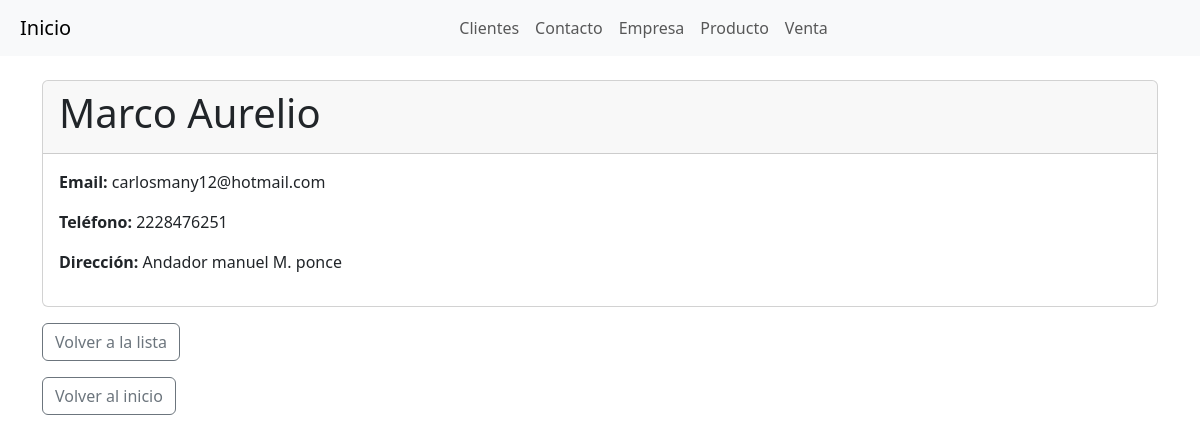
The page /cliente/7/ on the database its author committed.
### myapp/models.py (models this page shows, shortened)
class Cliente(models.Model):
    nombre = models.CharField(max_length=100)
    email = models.EmailField()
    telefono = models.CharField(max_length=15)
    direccion = models.CharField(max_length=255)

### myapp/views.py (the view)
# urls.py: path('cliente/<int:pk>/', views.cliente_detail, name='cliente_detail'),
def cliente_detail(request, pk):
    cliente = get_object_or_404(Cliente, pk=pk)
    return render(request, 'cliente_detail.html', {'cliente': cliente})

### myapp/templates/cliente_detail.html (shortened to what this page needs)
<html>
<head>
    <link href="https://cdn.jsdelivr.net/npm/bootstrap@5.3.3/dist/css/bootstrap.min.css" rel="stylesheet" />
</head>
<body>
    <nav class="navbar navbar-expand-lg navbar-light bg-light">
        <a class="navbar-brand" href="{% url 'admin_dashboard' %}">Inicio</a>
        <div class="collapse navbar-collapse" id="navbarNav">
          <ul class="navbar-nav">
            <li class="nav-item">
              <a class="nav-link" href="{% url 'cliente_list' %}">Clientes</a>
            </li>
            <li class="nav-item">
              <a class="nav-link" href="{% url 'contacto_list' %}">Contacto</a>
            </li>
            <li class="nav-item">
              <a class="nav-link" href="{% url 'empresa_list' %}">Empresa</a>
            </li>
            <li class="nav-item">
              <a class="nav-link" href="{% url 'producto_list' %}">Producto</a>
            </li>
            <li class="nav-item">
              <a class="nav-link" href="{% url 'venta_list' %}">Venta</a>
            </li>
          </ul>
        </div>
      </nav>
    <div class="container mt-4">
      <div class="card">
        <div class="card-header">
          <h1 class="card-title">{{ cliente.nombre }}</h1>
        </div>
        <div class="card-body">
          <p><strong>Email:</strong> {{ cliente.email }}</p>
          <p><strong>Teléfono:</strong> {{ cliente.telefono }}</p>
          <p><strong>Dirección:</strong> {{ cliente.direccion }}</p>
        </div>
      </div>
      <p class="mt-3" ><a class="btn btn-outline-secondary" href="{% url 'cliente_list' %}">Volver a la lista</a></p>
      <p class="mt-3" ><a class="btn btn-outline-secondary" href="{% url 'admin_dashboard' %}">Volver al inicio</a></p>
    </div>
</body>
</html>

### myapp/templates/cliente_detail.html (style rules this page uses)
.navbar-nav { width: 100%; display: flex; justify-content: center; }
.navbar-brand { margin-left: 20px; display: flex; justify-content: center; }

### rows shown on the page
Cliente: nombre "Marco Aurelio", email "carlosmany12@hotmail.com", telefono "2228476251", direccion "Andador manuel M. ponce"
